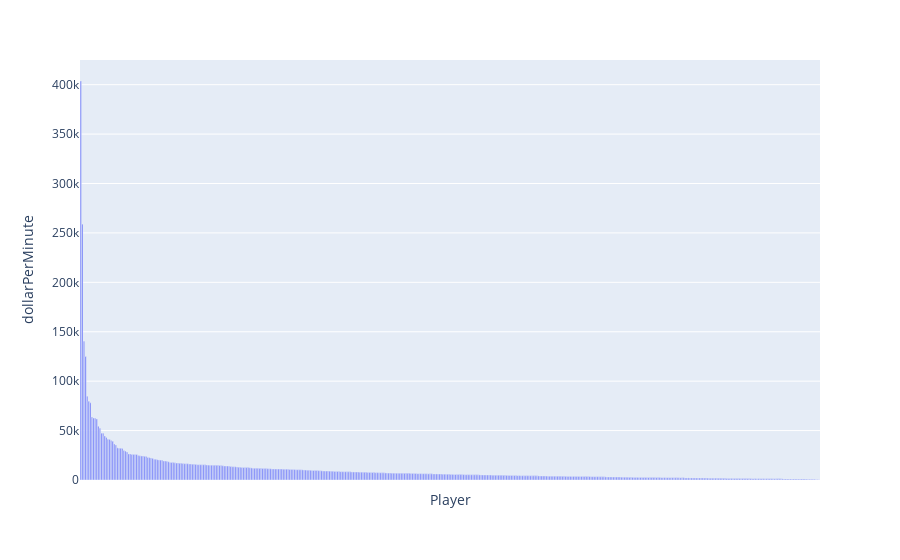

Here is the notebook cell this chart was saved with:
### Code cell
fig = px.bar(sa.minMost, y='dollarPerMinute')
fig.update_xaxes(showticklabels=False)
fig.show()

### Figure 1 — Plotly figure (JSON) as saved in the notebook; plotly's stock layout.template omitted (floating-point values rounded to 4 significant figures; data arrays with more than 128 entries replaced by an {"elided": "..."} marker saying what was removed)
{"data": [{"alignmentgroup": "True", "hovertemplate": "Player=%{x}<br>dollarPerMinute=%{y}<extra></extra>", "legendgroup": "", "marker": {"color": "#636efa", "pattern": {"shape": ""}}, "name": "", "offsetgroup": "", "orientation": "v", "showlegend": false, "textposition": "auto", "type": "bar", "x": {"elided": "464 str values"}, "xaxis": "x", "y": {"elided": "464 int values"}, "yaxis": "y"}], "layout": {"barmode": "relative", "legend": {"tracegroupgap": 0}, "margin": {"t": 60}, "xaxis": {"anchor": "y", "domain": [0, 1], "showticklabels": false, "title": {"text": "Player"}}, "yaxis": {"anchor": "x", "domain": [0, 1], "title": {"text": "dollarPerMinute"}}}}
